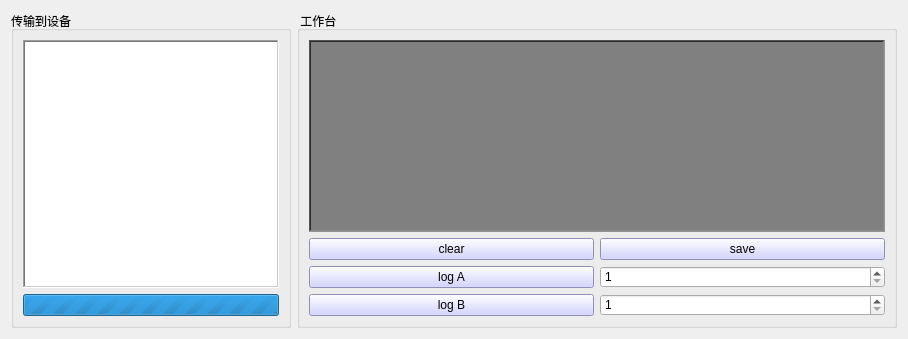
      <widget class="QWidget" name="tab_lua">
       <attribute name="title">
        <string>安全功能</string>
       </attribute>
       <layout class="QGridLayout" name="gridLayout_8">
        <item row="0" column="0">
         <widget class="QGroupBox" name="lua_download_groupBox">
          <property name="minimumSize">
           <size>
            <width>0</width>
            <height>0</height>
           </size>
          </property>
          <property name="maximumSize">
           <size>
            <width>600</width>
            <height>16777215</height>
           </size>
          </property>
          <property name="styleSheet">
           <string notr="true">QPushButton{ background-color: rgb(200,200,255);}</string>
          </property>
          <property name="title">
           <string>传输到设备</string>
          </property>
          <layout class="QGridLayout" name="gridLayout_6">
           <item row="1" column="0">
            <widget class="QProgressBar" name="lua_download_progressBar">
             <property name="maximum">
              <number>0</number>
             </property>
             <property name="value">
              <number>-1</number>
             </property>
            </widget>
           </item>
           <item row="0" column="0">
            <widget class="QTextBrowser" name="lua_downloadlog_textBrowser">
             <property name="font">
              <font>
               <pointsize>12</pointsize>
              </font>
             </property>
             <property name="focusPolicy">
              <enum>Qt::StrongFocus</enum>
             </property>
             <property name="frameShape">
              <enum>QFrame::WinPanel</enum>
             </property>
             <property name="tabChangesFocus">
              <bool>true</bool>
             </property>
            </widget>
           </item>
          </layout>
         </widget>
        </item>
        <item row="0" column="1">
         <widget class="QGroupBox" name="groupBox_5">
          <property name="minimumSize">
           <size>
            <width>600</width>
            <height>0</height>
           </size>
          </property>
          <property name="styleSheet">
           <string notr="true">QPushButton{ background-color: rgb(200,200,255);}</string>
          </property>
          <property name="title">
           <string> 工作台</string>
          </property>
          <layout class="QGridLayout" name="gridLayout_7">
           <item row="1" column="0">
            <widget class="QPushButton" name="lua_logclear_pushButton">
             <property name="maximumSize">
              <size>
               <width>16777215</width>
               <height>40</height>
              </size>
             </property>
             <property name="text">
              <string>clear</string>
             </property>
            </widget>
           </item>
           <item row="1" column="1">
            <widget class="QPushButton" name="lua_logsave_pushButton">
             <property name="maximumSize">
              <size>
               <width>16777215</width>
               <height>40</height>
              </size>
             </property>
             <property name="text">
              <string>save</string>
             </property>
            </widget>
           </item>
           <item row="0" column="0" colspan="2">
            <widget class="QTextBrowser" name="lua_log_textBrowser">
             <property name="minimumSize">
              <size>
               <width>0</width>
               <height>0</height>
              </size>
             </property>
             <property name="font">
              <font>
               <pointsize>12</pointsize>
              </font>
             </property>
             <property name="styleSheet">
              <string notr="true">background-color: rgb(128, 128, 128);</string>
             </property>
             <property name="frameShape">
              <enum>QFrame::WinPanel</enum>
             </property>
            </widget>
           </item>
           <item row="2" column="0">
            <widget class="QPushButton" name="get_a_log_pushButton">
             <property name="maximumSize">
              <size>
               <width>16777215</width>
               <height>40</height>
              </size>
             </property>
             <property name="text">
              <string>log A</string>
             </property>
            </widget>
           </item>
           <item row="2" column="1">
            <widget class="QSpinBox" name="log_a_size_spinBox">
             <property name="maximumSize">
              <size>
               <width>16777215</width>
               <height>40</height>
              </size>
             </property>
             <property name="minimum">
              <number>1</number>
             </property>
             <property name="maximum">
              <number>1024</number>
             </property>
            </widget>
           </item>
           <item row="3" column="0">
            <widget class="QPushButton" name="get_b_log_pushButton">
             <property name="maximumSize">
              <size>
               <width>16777215</width>
               <height>40</height>
              </size>
             </property>
             <property name="text">
              <string>log B</string>
             </property>
            </widget>
           </item>
           <item row="3" column="1">
            <widget class="QSpinBox" name="log_b_size_spinBox">
             <property name="maximumSize">
              <size>
               <width>16777215</width>
               <height>40</height>
              </size>
             </property>
             <property name="minimum">
              <number>1</number>
             </property>
             <property name="maximum">
              <number>1024</number>
             </property>
            </widget>
           </item>
          </layout>
         </widget>
        </item>
       </layout>
      </widget>
